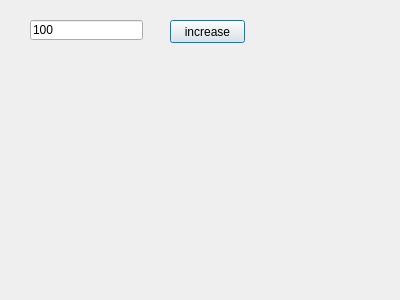
<?xml version="1.0" encoding="UTF-8"?>
<ui version="4.0">
 <class>Dialog</class>
 <widget class="QDialog" name="Dialog">
  <property name="geometry">
   <rect>
    <x>0</x>
    <y>0</y>
    <width>400</width>
    <height>300</height>
   </rect>
  </property>
  <property name="windowTitle">
   <string>Dialog</string>
  </property>
  <widget class="QLineEdit" name="le">
   <property name="geometry">
    <rect>
     <x>30</x>
     <y>20</y>
     <width>113</width>
     <height>20</height>
    </rect>
   </property>
   <property name="text">
    <string>100</string>
   </property>
  </widget>
  <widget class="QPushButton" name="pb">
   <property name="geometry">
    <rect>
     <x>170</x>
     <y>20</y>
     <width>75</width>
     <height>23</height>
    </rect>
   </property>
   <property name="text">
    <string>increase</string>
   </property>
  </widget>
 </widget>
 <resources/>
 <connections/>
</ui>
